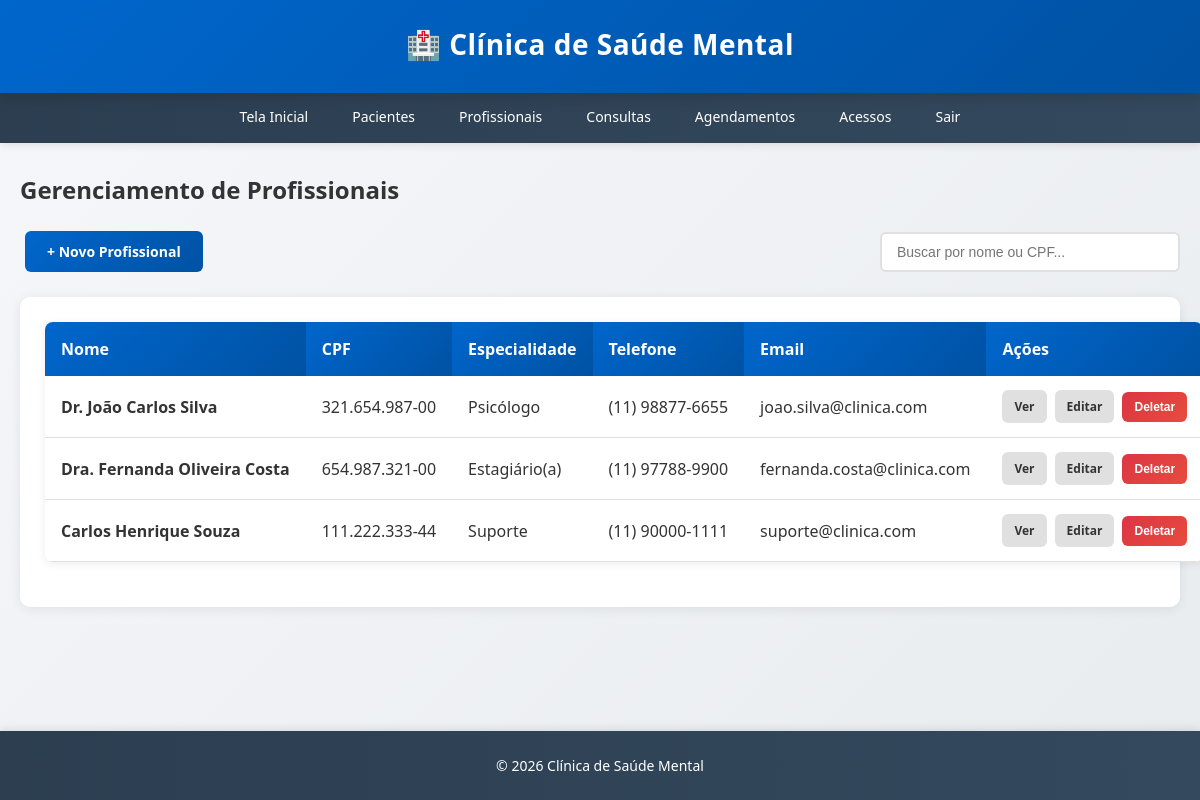
The app's page /profissionais/ (signed in) with its own data.
### app/models.py (models this page shows, shortened)
class Profissional(db.Model):
    __tablename__ = 'profissionais'
    id = db.Column(db.Integer, primary_key=True)
    nome = db.Column(db.String(150), nullable=False)
    cpf = db.Column(db.String(14), unique=True, nullable=False)
    especialidade = db.Column(db.String(100), nullable=False)
    especialidade_customizada = db.Column(db.String(100), nullable=True)
    telefone = db.Column(db.String(20), nullable=False)
    email = db.Column(db.String(120), nullable=True)
    numero_registro = db.Column(db.String(50), nullable=True)
    estado_civil = db.Column(db.String(50), nullable=True)
    endereco = db.Column(db.String(300), nullable=True)
    nome_contato_emergencia = db.Column(db.String(150), nullable=True)
    telefone_contato_emergencia = db.Column(db.String(20), nullable=True)
    data_cadastro = db.Column(db.DateTime, default=datetime.utcnow)
    consultas = db.relationship('Consulta', backref='profissional', lazy=True, cascade='all, delete-orphan')
    agendamentos = db.relationship('Agendamento', backref='profissional', lazy=True, cascade='all, delete-orphan')

### app/routes.py (the view)
@profissionais_bp.route('/')
@login_required
def listar_profissionais():
    profissionais = Profissional.query.all()
    return render_template('profissionais/listar.html', profissionais=profissionais)

### app/templates/profissionais/listar.html (shortened to what this page needs)
{% extends "base.html" %}
{% block content %}
<h2>Gerenciamento de Profissionais</h2>
<div class="header-actions">
    <a href="{{ url_for('profissionais.novo_profissional') }}" class="btn btn-primary">+ Novo Profissional</a>
    <div class="search-box">
        <input type="text" id="searchInput" placeholder="Buscar por nome ou CPF...">
    </div>
</div>
{% if profissionais %}
<div class="card">
    <table>
        <thead>
            <tr>
                <th>Nome</th>
                <th>CPF</th>
                <th>Especialidade</th>
                <th>Telefone</th>
                <th>Email</th>
                <th>Ações</th>
            </tr>
        </thead>
        <tbody id="profissionaisTable">
            {% for profissional in profissionais %}
            <tr class="profissional-row" data-search="{{ profissional.nome|lower }} {{ profissional.cpf|lower }}">
                <td><strong>{{ profissional.nome }}</strong></td>
                <td>{{ profissional.cpf|format_cpf }}</td>
                <td>
                    {{ profissional.especialidade }}
                </td>
                <td>{{ profissional.telefone }}</td>
                <td>{{ profissional.email or '-' }}</td>
                <td>
                    <div class="actions-cell">
                        <a href="{{ url_for('profissionais.ver_profissional', id=profissional.id) }}" class="btn btn-secondary">Ver</a>
                        <a href="{{ url_for('profissionais.editar_profissional', id=profissional.id) }}" class="btn btn-secondary">Editar</a>
                        <form method="POST" action="{{ url_for('profissionais.deletar_profissional', id=profissional.id) }}" style="display:inline;">
                            <button type="submit" class="btn btn-danger" onclick="return confirm('Tem certeza que deseja deletar este profissional?')">Deletar</button>
                        </form>
                    </div>
                </td>
            </tr>
            {% endfor %}
        </tbody>
    </table>
</div>
{% else %}
<div class="no-data">
    <p>Nenhum profissional cadastrado no sistema.</p>
    <a href="{{ url_for('profissionais.novo_profissional') }}" class="btn btn-primary">Cadastrar Primeiro Profissional</a>
</div>
{% endif %}
{% endblock %}

### app/templates/base.html (style rules this page uses)
* { margin: 0; padding: 0; box-sizing: border-box; }
body { font-family: 'Segoe UI', Tahoma, Geneva, Verdana, sans-serif; background: linear-gradient(135deg, #f5f7fa 0%, #e9ecef 100%); color: #333; min-height: 100vh; display: flex; flex-direction: column; }
.btn { display: inline-block; padding: 11px 22px; margin: 5px; border: none; border-radius: 6px; cursor: pointer; text-decoration: none; font-size: 14px; font-weight: 600; transition: all 0.3s ease; }
.btn-primary { background: linear-gradient(135deg, #0066cc 0%, #0052a3 100%); color: white; }
.btn-secondary { background: #e0e0e0; color: #333; }
.btn-danger { background: linear-gradient(135deg, #dc3545 0%, #e74c3c 100%); color: white; }
table { width: 100%; border-collapse: collapse; background: white; box-shadow: 0 2px 8px rgba(0, 0, 0, 0.08); margin-bottom: 20px; border-radius: 8px; overflow: hidden; }
table th { background: linear-gradient(135deg, #0066cc 0%, #0052a3 100%); color: white; padding: 16px; text-align: left; font-weight: 600; }
table td { padding: 14px 16px; border-bottom: 1px solid #e0e0e0; }
.card { background: white; border-radius: 10px; box-shadow: 0 2px 12px rgba(0, 0, 0, 0.08); padding: 25px; margin-bottom: 20px; transition: all 0.3s ease; }
h2 { color: #333; margin-bottom: 10px; font-size: 24px; font-weight: 600; }
h2 { color: #333; margin-bottom: 20px; font-size: 24px; font-weight: 600; }

### app/templates/profissionais/listar.html (style rules this page uses)
.header-actions { display: flex; justify-content: space-between; align-items: center; margin-bottom: 20px; gap: 15px; }
.search-box { flex: 1; max-width: 300px; }
.search-box input { width: 100%; padding: 10px 15px; border: 2px solid #e0e0e0; border-radius: 6px; font-size: 14px; transition: all 0.3s ease; }
table td { vertical-align: middle; white-space: nowrap; overflow: hidden; text-overflow: ellipsis; }
table th { white-space: nowrap; }
.actions-cell { display: flex; gap: 8px; flex-wrap: nowrap; align-items: center; justify-content: flex-start; }
.actions-cell .btn { margin: 0; padding: 8px 12px; font-size: 12px; white-space: nowrap; }
.actions-cell form { display: inline; margin: 0; }

### records on screen
Profissional: nome "Dr. João Carlos Silva", cpf "321.654.987-00", especialidade "Psicólogo", telefone "(11) 98877-6655", email "joao.silva@clinica.com"
Profissional: nome "Dra. Fernanda Oliveira Costa", cpf "654.987.321-00", especialidade "Estagiário(a)", telefone "(11) 97788-9900", email "fernanda.costa@clinica.com"
Profissional: nome "Carlos Henrique Souza", cpf "111.222.333-44", especialidade "Suporte", telefone "(11) 90000-1111", email "suporte@clinica.com"
